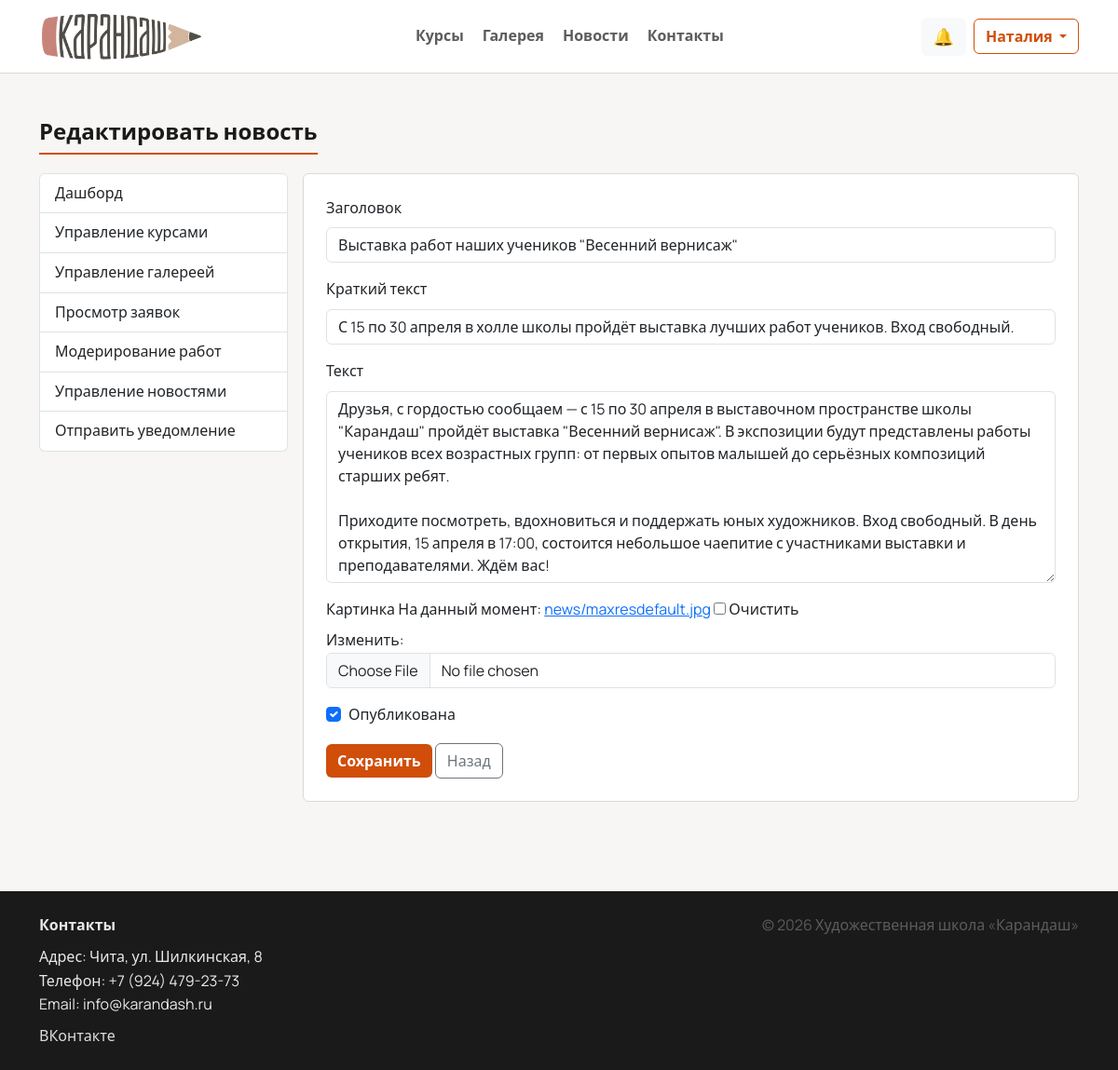
Page /manage/news/2/edit/ (signed in) on the committed database.
### users/models.py (models this page shows, shortened)
class CustomUser(AbstractUser):
    ROLE_STUDENT = "student"
    ROLE_TEACHER = "teacher"
    ROLE_ADMIN = "admin"
    ROLE_CHOICES = (
        (ROLE_STUDENT, "Ученик"),
        (ROLE_TEACHER, "Преподаватель"),
        (ROLE_ADMIN, "Администратор"),
    )
    role = models.CharField(
        "Роль",
        max_length=20,
        choices=ROLE_CHOICES,
        default=ROLE_STUDENT,
    )
    phone = models.CharField("Телефон", max_length=30, blank=True)
    avatar = models.FileField("Аватар", upload_to="avatars/", blank=True, null=True)

### main/models.py (models this page shows, shortened)
class News(models.Model):
    title = models.CharField("Заголовок", max_length=255)
    slug = models.SlugField("Slug", max_length=255, unique=True, blank=True)
    short_text = models.CharField("Краткий текст", max_length=400)
    text = models.TextField("Текст")
    image = models.FileField("Картинка", upload_to="news/", blank=True, null=True)
    created_at = models.DateTimeField("Дата", auto_now_add=True)
    is_published = models.BooleanField("Опубликована", default=True)
    class Meta:
        verbose_name = "Новость"
        verbose_name_plural = "Новости"
        ordering = ["-created_at"]

### main/views.py (the view)
# urls.py: path("manage/news/<int:news_id>/edit/", views.manage_news_edit, name="manage_news_edit"),
@login_required
def manage_news_edit(request, news_id: int):
    if not _admin_guard(request):
        return redirect("home")
    item = get_object_or_404(News, id=news_id)
    if request.method == "POST":
        form = NewsForm(request.POST, request.FILES, instance=item)
        if form.is_valid():
            form.save()
            messages.success(request, "Новость обновлена.")
            return redirect("manage_news")
    else:
        form = NewsForm(instance=item)
    return render(request, "manage/news_edit.html", {"form": form, "item": item})

### main/forms.py
class NewsForm(forms.ModelForm):
    class Meta:
        model = News
        fields = ("title", "short_text", "text", "image", "is_published")
        widgets = {
            "title": forms.TextInput(attrs={"class": "form-control"}),
            "short_text": forms.TextInput(attrs={"class": "form-control"}),
            "text": forms.Textarea(attrs={"class": "form-control", "rows": 8}),
            "image": forms.ClearableFileInput(attrs={"class": "form-control"}),
            "is_published": forms.CheckboxInput(attrs={"class": "form-check-input"}),
        }

### main/views.py (called while the page is built)
def _admin_guard(request):
    if request.user.role != "admin" and not request.user.is_superuser:
        return False
    return True

### templates/manage/news_edit.html (shortened to what this page needs)
{% extends 'base.html' %}
{% block content %}
  <section class="py-5">
    <div class="container">
      <h2 class="section-title">Редактировать новость</h2>
      <div class="row g-3">
        <div class="col-lg-3">{% include 'manage/_nav.html' %}</div>
        <div class="col-lg-9">
          <div class="card p-4">
            <form method="post" enctype="multipart/form-data">
              <div class="mb-3">
                <label class="form-label">Заголовок</label>
                {{ form.title }}
              </div>
              <div class="mb-3">
                <label class="form-label">Краткий текст</label>
                {{ form.short_text }}
              </div>
              <div class="mb-3">
                <label class="form-label">Текст</label>
                {{ form.text }}
              </div>
              <div class="mb-3">
                <label class="form-label">Картинка</label>
                {{ form.image }}
              </div>
              <div class="form-check">
                {{ form.is_published }}
                <label class="form-check-label">Опубликована</label>
              </div>
              <button class="btn btn-primary mt-3" type="submit">Сохранить</button>
              <a class="btn btn-outline-secondary mt-3" href="{% url 'manage_news' %}">Назад</a>
            </form>
          </div>
        </div>
      </div>
    </div>
  </section>
{% endblock %}

### templates/base.html (shortened to what this page needs)
{% load static %}
<!doctype html>
<html lang="ru">
<head>
  <link href="https://cdn.jsdelivr.net/npm/bootstrap@5.3.3/dist/css/bootstrap.min.css" rel="stylesheet">
  <link rel="stylesheet" href="{% static 'css/style.css' %}">
</head>
<body>
  <nav class="navbar navbar-expand-lg navbar-light bg-white sticky-top navbar-glass">
    <div class="container">
      <a class="navbar-brand d-flex align-items-center gap-2" href="{% url 'home' %}">
        <img src="{% static 'images/logo.png' %}" alt="Карандаш" class="logo-img" onerror="this.style.display='none'">
      </a>
      <div class="collapse navbar-collapse" id="mainNav">
        <ul class="navbar-nav mx-auto mb-2 mb-lg-0 nav-center">
          <li class="nav-item"><a class="nav-link" href="{% url 'courses' %}">Курсы</a></li>
          <li class="nav-item"><a class="nav-link" href="{% url 'gallery' %}">Галерея</a></li>
          <li class="nav-item"><a class="nav-link" href="{% url 'news' %}">Новости</a></li>
          <li class="nav-item"><a class="nav-link" href="{% url 'contacts' %}">Контакты</a></li>
        </ul>
        <div class="d-flex align-items-center gap-2">
          {% if user.is_authenticated %}
            <a class="btn btn-light position-relative" href="{% url 'notifications' %}" id="notifBtn" aria-label="Уведомления">
              <span class="notif-icon">🔔</span>
            </a>
            <div class="dropdown">
              <button class="btn btn-outline-primary dropdown-toggle" data-bs-toggle="dropdown">
                {{ user.first_name|default:user.username }}
              </button>
            </div>
          {% else %}
            <a class="btn btn-primary" href="{% url 'login' %}">Войти</a>
          {% endif %}
        </div>
      </div>
    </div>
  </nav>
  <main class="page-content">
    {% block content %}{% endblock %}
  </main>
  <footer class="footer-dark mt-5">
    <div class="container py-4">
      <div class="row g-3">
        <div class="col-md-6">
          <div class="fw-semibold mb-2">Контакты</div>
          <div>Адрес: Чита, ул. Шилкинская, 8</div>
          <div>Телефон: +7 (924) 479-23-73</div>
          <div>Email: info@karandash.ru</div>
          <div class="mt-2">
            <a class="footer-link" href="https://vk.com/karandash_chita" target="_blank" rel="noopener noreferrer">ВКонтакте</a>
          </div>
        </div>
        <div class="col-md-6 text-md-end">
          <div class="text-muted">© {% now "Y" %} Художественная школа «Карандаш»</div>
        </div>
      </div>
    </div>
  </footer>
</body>
</html>

### static/css/style.css (style rules this page uses)
:root { --bg: #f7f6f4; --surface-solid: #ffffff; --text: #1a1a1a; --muted: #5c5c5c; --border: #ddd9d4; --brand: #d04e0a; --brand-hover: #b84409; --radius: 6px; }
body { font-family: "Manrope", system-ui, -apple-system, "Segoe UI", Arial, sans-serif; color: var(--text); background: var(--bg); line-height: 1.6; }
.text-muted { color: var(--muted) !important; }
.page-content { min-height: 60vh; }
.logo-img { width: auto; height: 52px; object-fit: contain; }
.navbar-glass { background: var(--surface-solid) !important; border-bottom: 1px solid var(--border); }
.nav-center { gap: .25rem; }
.nav-center .nav-link { padding-left: .9rem; padding-right: .9rem; }
.navbar .nav-link { color: var(--muted); font-weight: 600; }
.btn-primary { background: var(--brand); border: 0; border-radius: var(--radius); font-weight: 600; }
.btn-outline-primary { border-radius: var(--radius); font-weight: 600; border-color: var(--brand); color: var(--brand); }
.btn, .form-control, .form-select, .dropdown-menu, .alert { border-radius: var(--radius); }
.card { border: 1px solid var(--border); border-radius: var(--radius); background: var(--surface-solid); box-shadow: none; }
.section-title { font-weight: 700; font-size: 1.5rem; text-align: left; margin-bottom: 1.25rem; padding-bottom: .5rem; border-bottom: 2px solid var(--brand); display: inline-block; }
.footer-dark { background: #1a1a1a; color: rgba(255,255,255,.9); }
.footer-dark .footer-link { color: rgba(255,255,255,.85); text-decoration: none; }
.notif-icon { font-size: 18px; }

### rows in the picture
CustomUser: first_name "Наталия"
News: title "Выставка работ наших учеников \"Весенний вернисаж\"", short_text "С 15 по 30 апреля в холле школы пройдёт выставка лучших работ учеников. Вход свободный.", text "Друзья, с гордостью сообщаем — с 15 по 30 апреля в выставочном пространстве школы \"Карандаш\" пройдёт выставка \"Весенний вернисаж\". В экспозиции будут представлены работы учеников всех возрастных групп: от первых опытов малышей до серьёзных композиций старших ребят. Приходите посмотреть, вдохновиться и поддержать юных художников. Вход свободный. В день открытия, 15 апреля в 17:00, состоится небольшое чаепитие с участниками выставки и преподавателями. Ждём вас!", is_published "☑"
